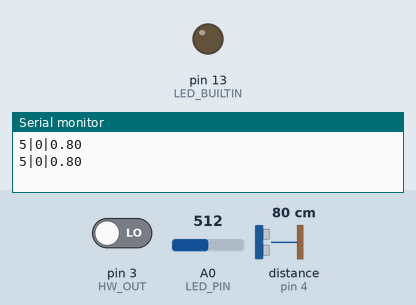
Bench run of a sketch on a simulated Arduino Uno, built with avr-gcc and run on an emulated ATmega328P. On the bench: output pins drawn as LEDs (lit = HIGH), the last lines printed to the serial monitor. The inputs (shaded band) are chosen by the test bench; at power-on: pin 3 (HW_OUT) LOW, A0 (LED_PIN) = 512, distance to the obstacle (sensor on pin 4) 80 cm. The echo pulse lasts 58.3 µs per cm.

Above: at 1.8 s.
1.9 s: pin 3 (HW_OUT) driven HIGH
At 2.4 s:
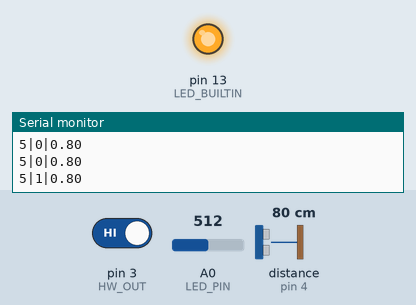
3.5 s: pin 3 (HW_OUT) driven LOW
At 5.0 s:
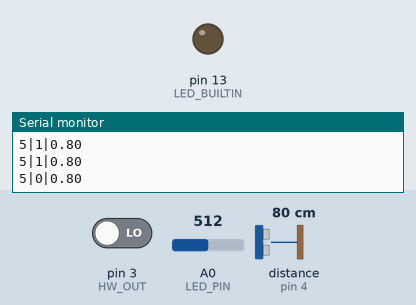
Timing chart, 0 to 6.5 s (numbered marks = the images above; inputs shaded):
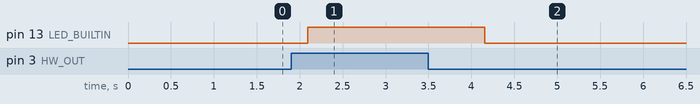

The sketch:

HC_SR04_HC_SR501_NotAction_ArduinoProject.ino
```cpp
#include "SR04.h"

//HC-SR501
#define HW_OUT 3

//HC-SR04
#define TRIG_PIN 4
#define ECHO_PIN 5

/**
 * Note Send Data Type Like This:
 * GuangMin State
 * Person State
 * distance State
 *
 * Data list : 5|0|1.5
 */

//LED-Sensor

#define LED_PIN 0

SR04 sr04 = SR04(ECHO_PIN, TRIG_PIN);
float distance;
long a;
int in;
long int  result;

void setup() {
  pinMode(HW_OUT, INPUT);
  pinMode(LED_BUILTIN, OUTPUT);
  digitalWrite(LED_BUILTIN, LOW);
  Serial.begin(9600);
}

void loop() {
  int tmp = analogRead(LED_PIN);
  result =map(tmp,0,1024,0,10);
  in = digitalRead(HW_OUT);
  a = sr04.Distance();
  distance = a * 0.01;
  if (distance > 4.5) {
    distance = 4.5;
  }
  if (in == 1) {
    digitalWrite(LED_BUILTIN, HIGH);
  } else {
    digitalWrite(LED_BUILTIN, LOW);
  }
  Serial.print(result);
  Serial.print("|");
  Serial.print(in);
  Serial.print("|");
  Serial.println(distance);
  delay(1000);
}
```

Measured:
- after the input at 1.9 s, pin 13 (LED_BUILTIN): LOW → HIGH after 0.19 s
- after the input at 3.5 s, pin 13 (LED_BUILTIN): HIGH → LOW after 0.65 s
